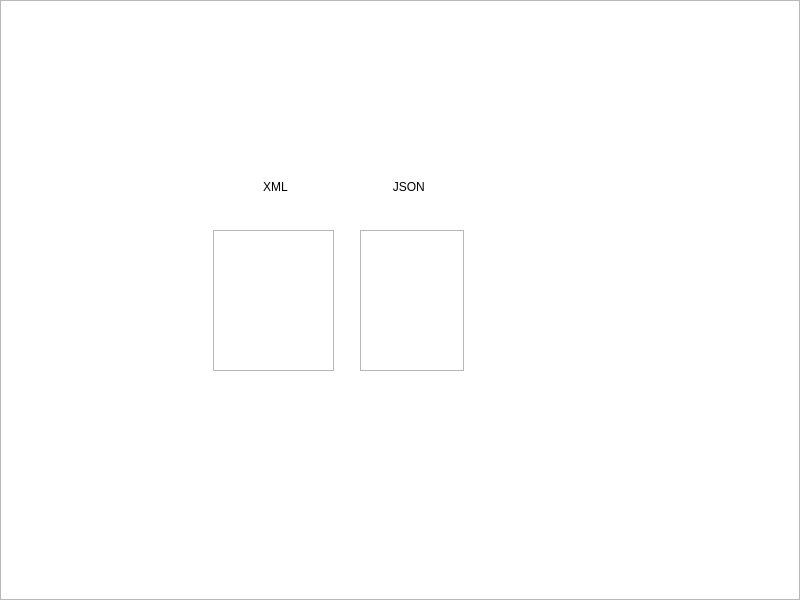
<?xml version="1.0" encoding="UTF-8"?>
<ui version="4.0">
 <class>record</class>
 <widget class="QDialog" name="record">
  <property name="geometry">
   <rect>
    <x>0</x>
    <y>0</y>
    <width>800</width>
    <height>600</height>
   </rect>
  </property>
  <property name="windowTitle">
   <string>Records</string>
  </property>
  <property name="windowIcon">
   <iconset resource="recources.qrc">
    <normaloff>:/images/icon.ico</normaloff>:/images/icon.ico</iconset>
  </property>
  <widget class="QGraphicsView" name="graphicsView">
   <property name="geometry">
    <rect>
     <x>0</x>
     <y>0</y>
     <width>800</width>
     <height>600</height>
    </rect>
   </property>
   <property name="styleSheet">
    <string notr="true">background-image: url(:/images/records.png);
background-repeat: no-repeat;</string>
   </property>
  </widget>
  <widget class="QPushButton" name="show_sql">
   <property name="geometry">
    <rect>
     <x>255</x>
     <y>175</y>
     <width>41</width>
     <height>24</height>
    </rect>
   </property>
   <property name="styleSheet">
    <string notr="true">background-repeat: no-repeat;
border: 0;
font: 700 10pt &quot;Segoe UI&quot;;</string>
   </property>
   <property name="text">
    <string>XML</string>
   </property>
  </widget>
  <widget class="QPushButton" name="show_json">
   <property name="geometry">
    <rect>
     <x>385</x>
     <y>175</y>
     <width>41</width>
     <height>24</height>
    </rect>
   </property>
   <property name="styleSheet">
    <string notr="true">background-repeat: no-repeat;
border: 0;
font: 700 10pt &quot;Segoe UI&quot;;</string>
   </property>
   <property name="text">
    <string>  JSON</string>
   </property>
  </widget>
  <widget class="QPushButton" name="back">
   <property name="geometry">
    <rect>
     <x>30</x>
     <y>50</y>
     <width>71</width>
     <height>61</height>
    </rect>
   </property>
   <property name="styleSheet">
    <string notr="true">background-image: url(:/images/arrow-right.png);
background-repeat: no-repeat;
border: 0;
</string>
   </property>
   <property name="text">
    <string/>
   </property>
  </widget>
  <widget class="QTextEdit" name="textEdit">
   <property name="geometry">
    <rect>
     <x>360</x>
     <y>230</y>
     <width>104</width>
     <height>141</height>
    </rect>
   </property>
  </widget>
  <widget class="QTextEdit" name="textEdit_2">
   <property name="geometry">
    <rect>
     <x>213</x>
     <y>230</y>
     <width>121</width>
     <height>141</height>
    </rect>
   </property>
  </widget>
 </widget>
 <resources>
  <include location="recources.qrc"/>
 </resources>
 <connections/>
</ui>
